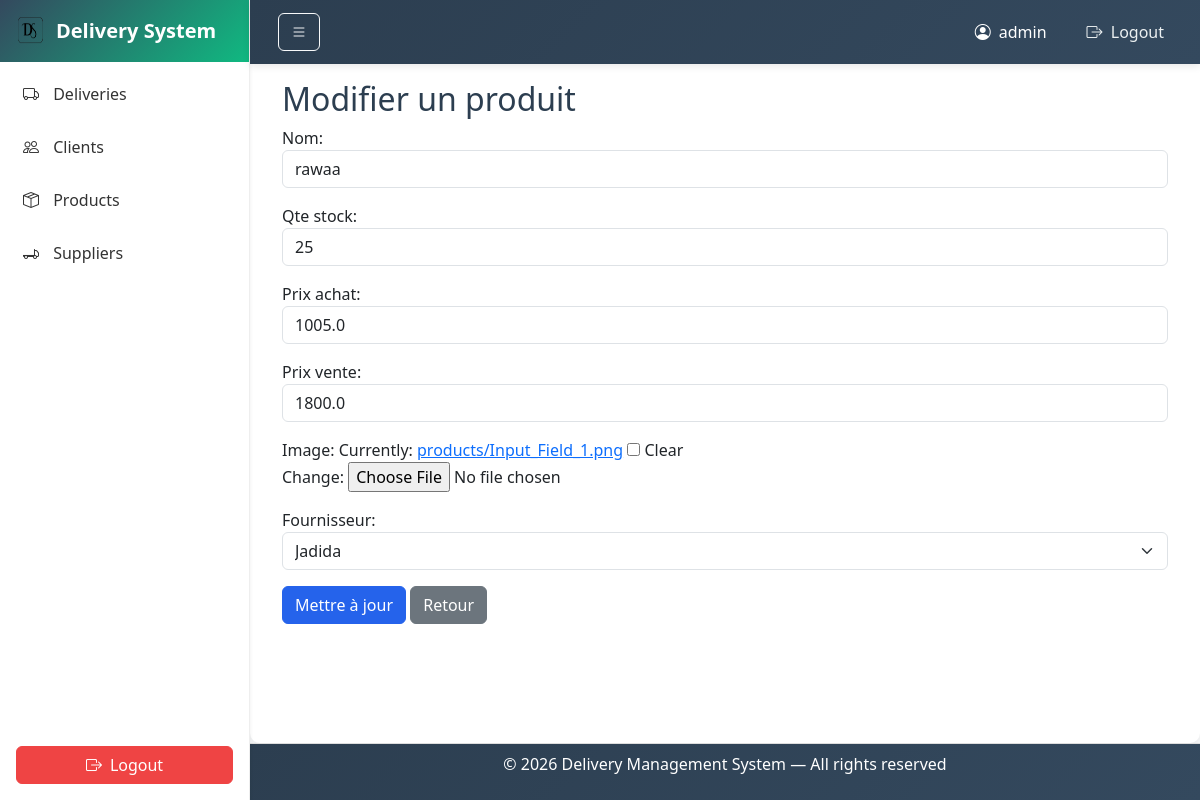
Page /products/update/3/ (signed in) on the earlier database version.
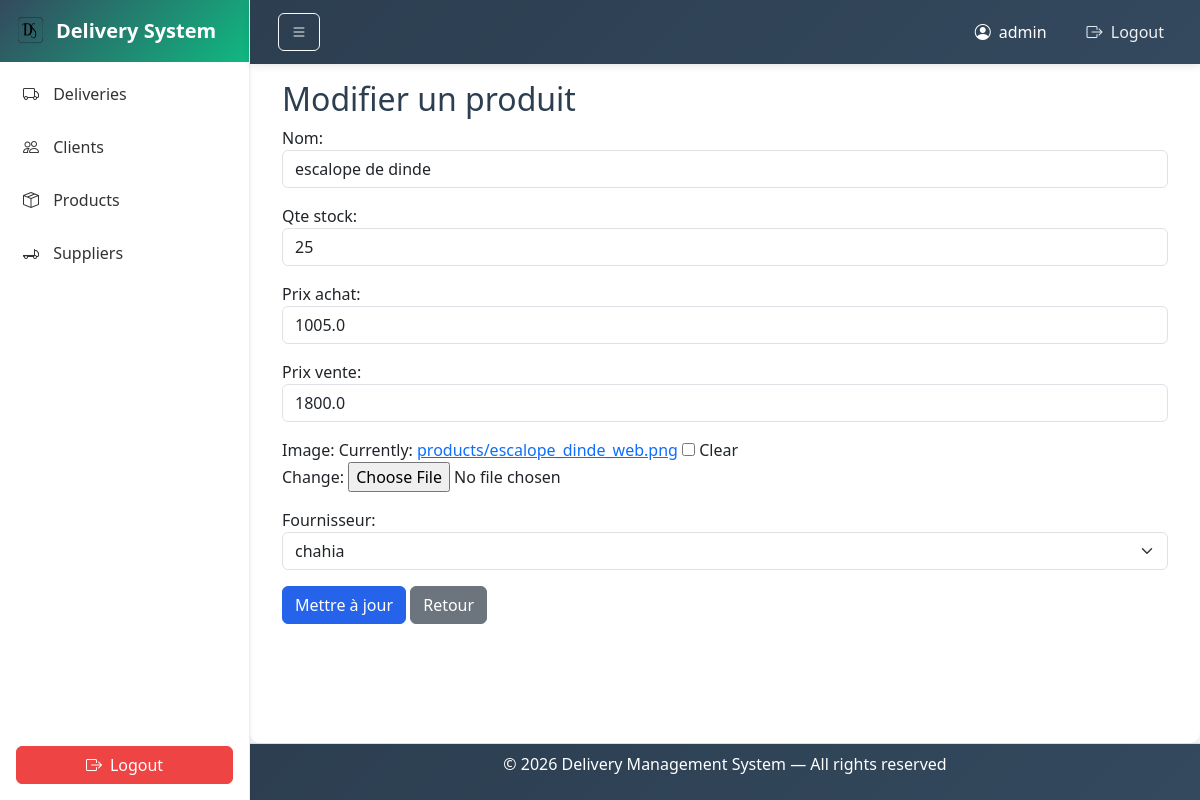
Same page on the later database version.
### deliveryproject/models.py (models this page shows, shortened)
class Product(models.Model):
    nom = models.CharField(max_length=100)
    qte_stock = models.IntegerField()
    prix_achat = models.FloatField()
    prix_vente = models.FloatField()
    image = models.ImageField(upload_to='products/', blank=True, null=True)
    fournisseur = models.ForeignKey(Supplier, on_delete=models.CASCADE)

class Supplier(models.Model):
    nom = models.CharField(max_length=100)
    adresse = models.TextField()
    telephone = models.CharField(max_length=20)
    email = models.EmailField()
    image = models.ImageField(upload_to='suppliers/', blank=True, null=True)
    def __str__(self):
        return self.nom

### deliveryproject/views.py (the view)
# urls.py: path('products/update/<int:id>/', views.product_update, name='product_update'),
@login_required(login_url='login')
def product_update(request, id):
    product = get_object_or_404(Product, id=id)
    form = ProductForm(request.POST or None, request.FILES or None, instance=product)  # hedhy lel request.FILES
    if form.is_valid():
        form.save()
        return redirect('product_list')
    return render(request, 'product/form.html', {
        'form': form
    })

### deliveryproject/forms.py
class ProductForm(forms.ModelForm):
    class Meta:
        model = Product
        fields = '__all__'
        widgets = {
            'nom': forms.TextInput(attrs={'class': 'form-control'}),
            'qte_stock': forms.NumberInput(attrs={'class': 'form-control'}),
            'prix_achat': forms.NumberInput(attrs={'class': 'form-control'}),
            'prix_vente': forms.NumberInput(attrs={'class': 'form-control'}),
            'fournisseur': forms.Select(attrs={'class': 'form-select'}),
        }

### deliveryproject/templates/product/form.html (shortened to what this page needs)
{% extends "layouts/base.html" %}
{% block content %}
<h2>Modifier un produit</h2>
<form method="post" enctype="multipart/form-data">
    {{ form.as_p }}
    <button type="submit" class="btn btn-primary">
        Mettre à jour
    </button>
    <a href="{% url 'product_list' %}" class="btn btn-secondary">
        Retour
    </a>
</form>
{% endblock %}

Differences in the rows shown:
changed Product: nom "rawaa" → "escalope de dinde"; fournisseur "Jadida" → "chahia"
Other differences:
text no longer shown: "Nom: Qte stock: Prix achat: Prix vente: Image: Currently: products/Input_Field_1.png Clear Change: Fournisseur:"
text now shown: "Nom: Qte stock: Prix achat: Prix vente: Image: Currently: products/escalope_dinde_web.png Clear Change: Fournisseur:"
